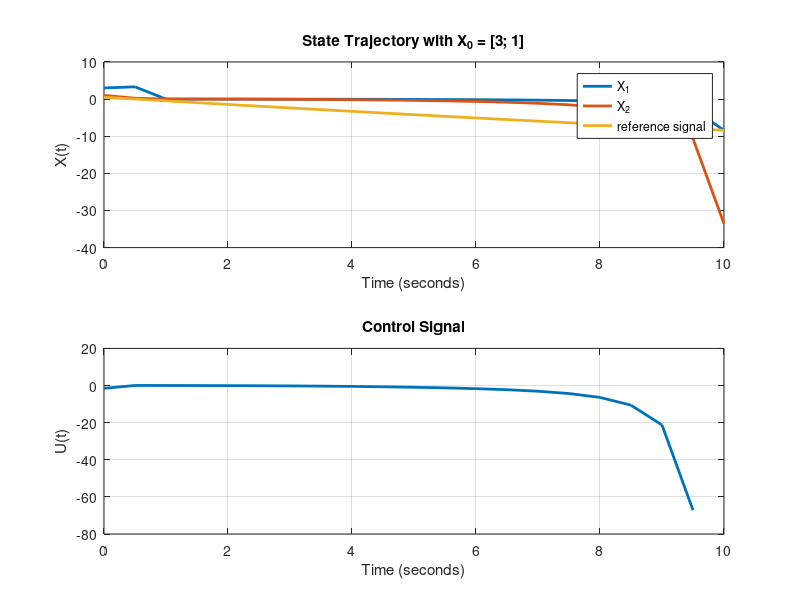

Write the MATLAB code that produced this figure. (Note: this script raises an error after producing the figure.)
%% Problem 3: Discrete Function of Final-State-Fixed LQ Regulator
% Follows Table 4.5-1 in Optimal Control by Lewis, Vrabie, Syrmos
clear all; clc; close all;

T = 0.5; % sampling time
t_f = 10; % final time 
N = t_f/T+1; % MATLAB arrays start at 1
t = 0:T:t_f;

x_0 = [3;1];
A = [1 T; 0 1];
B = [(T^2)/2; T];

S_N = [10 0; 0 10];
Q = [1 0;0 2];
R = 10;
C =[1 0];

% reference
c_0 = 1;
c_1 = -1;
c_2 = 0.02;
r_ref = zeros(N,1);
for k =1:N
    r_ref(k) = c_0+c_1*T*k+c_2*(T^2)*(k^2)/2;
end
r_N = r_ref(end);


% optimal affine control
S = zeros(N,2,2);
S(N,:,:) = S_N; % 2x2 matrix
K = zeros(N,2); % 1x2 row vector
Ku = zeros(N,2); % 1x2 row vector

V = zeros(2,N); % 2x1 column vector
V(:,N) = C';
P = zeros(N,1);
U = zeros(N-1,1);
X = zeros(2,N);
X(:,1) = x_0;
%%
for k = N-1:-1:1
    S_future = squeeze(S(k+1,:,:));
    K(k,:) =inv(B'*S_future*B+R)*B'*S_future*A;
    S(k,:,:) = A'*S_future*(A-B*K(k,:))+Q;
    V(:,k) = (A-B*K(k,:))'*V(:,k+1);
    P(k) = P(k+1)-V(:,k+1)'*B*inv(B'*S_future*B+R)*B'*V(:,k+1);
    Ku(k,:) = inv(B'*S_future*B+R)*B';
   
    
    U(k) = -(K(k,:)-Ku(k,:)*V(:,k+1)*inv(P(k))*V(:,k)')*X(:,k)-Ku(k,:)*V(:,k+1)*inv(P(k))*r_N;
    X(:,k+1) = A*X(:,k)+B*U(k);
end
%% 
% figure
% plot(t, r)
% hold on
% plot(t,X(1,:))
% % plot(t,X(2,:))
% % plot(t(1:end-1),U)
% 

formatSpec = {'LineWidth',2};


figure('Name','Problem3PartA')
subplot(2,1,1)
plot(t,X(1,:),formatSpec{:})
hold on
plot(t,X(2,:),formatSpec{:})
plot(t,r_ref,formatSpec{:})
grid on
xlabel("Time (seconds)")
ylabel("X(t)")
title('State Trajectory with X_0 = [3; 1]')
legend("X_1","X_2", "reference signal",Location="southwest")

subplot(2,1,2)
plot(t(1:end-1),U,formatSpec{:})
ylabel("U(t)")
xlabel("Time (seconds)")
title('Control Signal')
grid on
sgtitle("Probelm 3: Sampled Newton's System")
